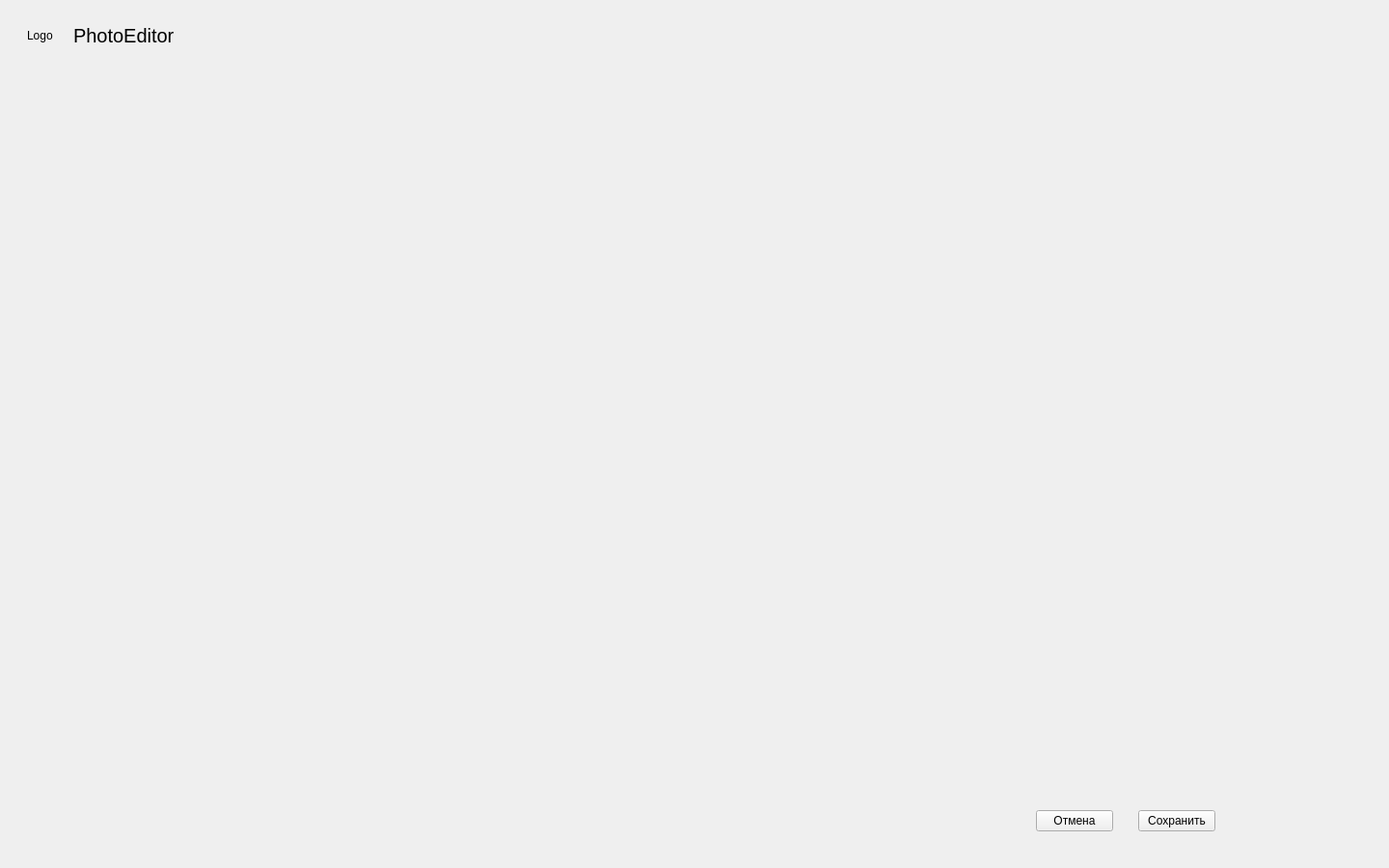
<?xml version="1.0" encoding="UTF-8"?>
<ui version="4.0">
 <class>MainWindow</class>
 <widget class="QMainWindow" name="MainWindow">
  <property name="geometry">
   <rect>
    <x>0</x>
    <y>0</y>
    <width>1440</width>
    <height>900</height>
   </rect>
  </property>
  <property name="minimumSize">
   <size>
    <width>1440</width>
    <height>900</height>
   </size>
  </property>
  <property name="maximumSize">
   <size>
    <width>1440</width>
    <height>900</height>
   </size>
  </property>
  <property name="windowTitle">
   <string>MainWindow</string>
  </property>
  <widget class="QWidget" name="mainWidget">
   <property name="minimumSize">
    <size>
     <width>1440</width>
     <height>900</height>
    </size>
   </property>
   <property name="maximumSize">
    <size>
     <width>1440</width>
     <height>900</height>
    </size>
   </property>
   <layout class="QVBoxLayout" name="verticalLayout">
    <item>
     <widget class="QWidget" name="topbarWidget" native="true">
      <property name="minimumSize">
       <size>
        <width>1440</width>
        <height>55</height>
       </size>
      </property>
      <property name="maximumSize">
       <size>
        <width>1440</width>
        <height>55</height>
       </size>
      </property>
      <layout class="QHBoxLayout" name="horizontalLayout">
       <item>
        <spacer name="horizontalSpacer">
         <property name="orientation">
          <enum>Qt::Horizontal</enum>
         </property>
         <property name="sizeType">
          <enum>QSizePolicy::Fixed</enum>
         </property>
         <property name="sizeHint" stdset="0">
          <size>
           <width>10</width>
           <height>20</height>
          </size>
         </property>
        </spacer>
       </item>
       <item>
        <widget class="QLabel" name="logoLbl">
         <property name="text">
          <string>Logo</string>
         </property>
        </widget>
       </item>
       <item>
        <spacer name="horizontalSpacer_2">
         <property name="orientation">
          <enum>Qt::Horizontal</enum>
         </property>
         <property name="sizeType">
          <enum>QSizePolicy::Fixed</enum>
         </property>
         <property name="sizeHint" stdset="0">
          <size>
           <width>15</width>
           <height>20</height>
          </size>
         </property>
        </spacer>
       </item>
       <item>
        <widget class="QLabel" name="titleLbl">
         <property name="font">
          <font>
           <pointsize>15</pointsize>
          </font>
         </property>
         <property name="text">
          <string>PhotoEditor</string>
         </property>
        </widget>
       </item>
       <item>
        <spacer name="horizontalSpacer_3">
         <property name="orientation">
          <enum>Qt::Horizontal</enum>
         </property>
         <property name="sizeHint" stdset="0">
          <size>
           <width>1219</width>
           <height>20</height>
          </size>
         </property>
        </spacer>
       </item>
      </layout>
     </widget>
    </item>
    <item>
     <widget class="QWidget" name="editWidget" native="true">
      <property name="minimumSize">
       <size>
        <width>1440</width>
        <height>0</height>
       </size>
      </property>
      <property name="maximumSize">
       <size>
        <width>1440</width>
        <height>16777215</height>
       </size>
      </property>
     </widget>
    </item>
    <item>
     <widget class="QWidget" name="buttonsWidget" native="true">
      <property name="minimumSize">
       <size>
        <width>1440</width>
        <height>80</height>
       </size>
      </property>
      <property name="maximumSize">
       <size>
        <width>1440</width>
        <height>80</height>
       </size>
      </property>
      <layout class="QHBoxLayout" name="horizontalLayout_2">
       <item>
        <spacer name="horizontalSpacer_4">
         <property name="orientation">
          <enum>Qt::Horizontal</enum>
         </property>
         <property name="sizeHint" stdset="0">
          <size>
           <width>1026</width>
           <height>20</height>
          </size>
         </property>
        </spacer>
       </item>
       <item>
        <widget class="QPushButton" name="cancelPb">
         <property name="text">
          <string>Отмена</string>
         </property>
        </widget>
       </item>
       <item>
        <spacer name="horizontalSpacer_5">
         <property name="orientation">
          <enum>Qt::Horizontal</enum>
         </property>
         <property name="sizeType">
          <enum>QSizePolicy::Fixed</enum>
         </property>
         <property name="sizeHint" stdset="0">
          <size>
           <width>20</width>
           <height>20</height>
          </size>
         </property>
        </spacer>
       </item>
       <item>
        <widget class="QPushButton" name="savePb">
         <property name="text">
          <string>Сохранить</string>
         </property>
        </widget>
       </item>
       <item>
        <spacer name="horizontalSpacer_6">
         <property name="orientation">
          <enum>Qt::Horizontal</enum>
         </property>
         <property name="sizeType">
          <enum>QSizePolicy::Fixed</enum>
         </property>
         <property name="sizeHint" stdset="0">
          <size>
           <width>180</width>
           <height>20</height>
          </size>
         </property>
        </spacer>
       </item>
      </layout>
     </widget>
    </item>
   </layout>
  </widget>
 </widget>
 <resources/>
 <connections/>
</ui>
